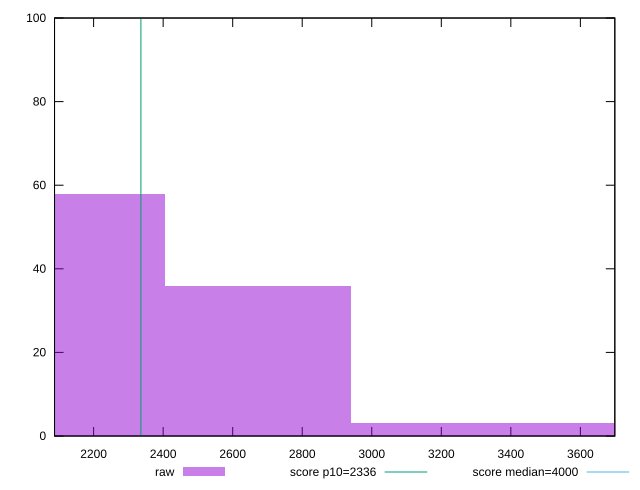

Recreate this plot in gnuplot.
reset

$raw <<EOF
3741.9778448547054 3
2672.841317753361 36
2138.273054202689 58
3207.409581304033 3
EOF

set key outside below
set boxwidth 534.5682635506722
set xrange [2087.5954999999994:3699.0849999999996]
set yrange [0:100]
set trange [0:100]
set style fill transparent solid 0.5 noborder

set parametric
set terminal svg size 640, 490 enhanced background rgb 'white'
set output "report_00014_2021-02-09T15:56:05.503Z/first-meaningful-paint/samples/pages+cached+noadtech/raw/histogram.svg"

plot $raw title "raw" with boxes, \
     2336,t title "score p10=2336", \
     4000,t title "score median=4000"

reset
